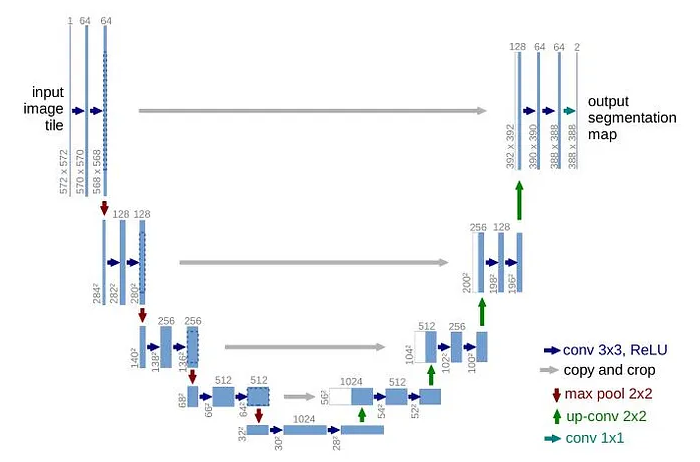
#> input picture assets/unet.png, 700 x 462 px; its folder holds only this picture in this run
$ python -i dataset_processing.py   (imports and definitions only)
#> lines starting #> are read from the running program, lines starting #| are printed output that depends on the picture
import os
from PIL import Image
from vintager import convert
from tqdm import tqdm

def process_image(image_path, out_gray_path, out_color_path, size=(128, 128)):
    """
    Procesa una imagen: genera y guarda la versión en color y la versión en blanco y negro,
    ambas redimensionadas a un tamaño específico.

    Parámetros:
      - image_path: ruta de la imagen original.
      - out_gray_path: ruta de salida para la imagen en escala de grises.
      - out_color_path: ruta de salida para la imagen a color.
      - size: tupla con las dimensiones de destino para el redimensionado (ancho, alto).
    """
#> called with image_path = '../assets/unet.png', out_gray_path = 'out.png', out_color_path = 'out1.png', size = (128, 128)
    # Abrir la imagen original (color) con PIL
    try:
        im = Image.open(image_path).convert("RGB")
    except Exception as e:
        print(f"Error abriendo {image_path}: {e}")
        return

    # Redimensionar la imagen a las dimensiones deseadas (256x256)
    im = im.resize(size)
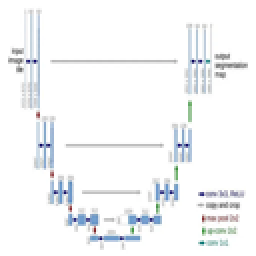
#> im: PIL image 128x128 RGB (shown 2 times larger); mean R, G, B 244.6, 246.1, 247.5

    # Guardar la imagen a color en el directorio de salida
    im.save(out_color_path)

    # Generar la imagen en blanco y negro usando vintager librería creada para este proyecto.
    # Aquí configuramos:
    #   black_and_white=True: queremos la versión en escala de grises con alto contraste, es el mejor resultado comparado a solo blanco y negro.
#> (the run stopped early here; a loop or call above may not have finished)
